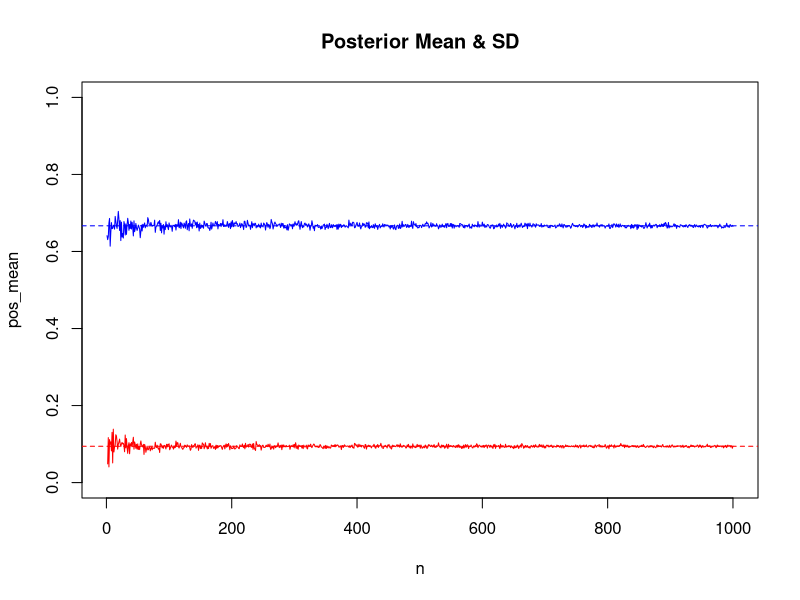
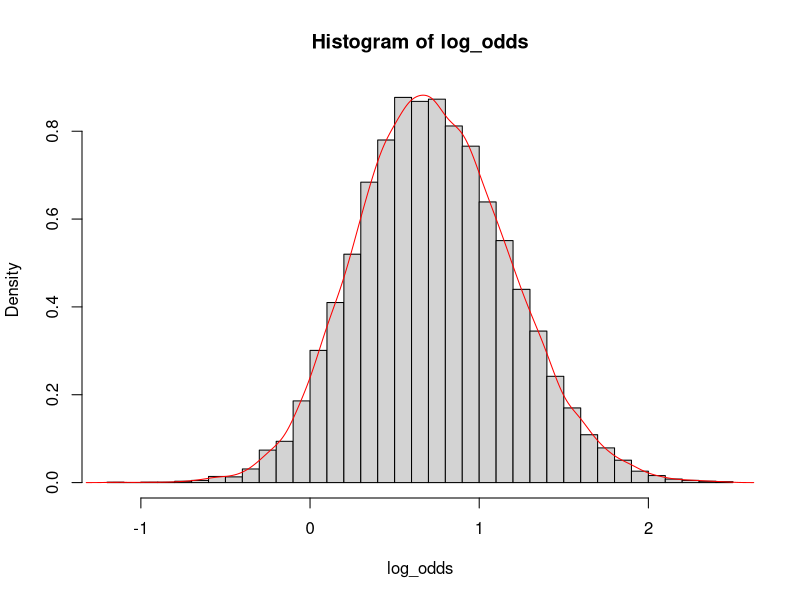
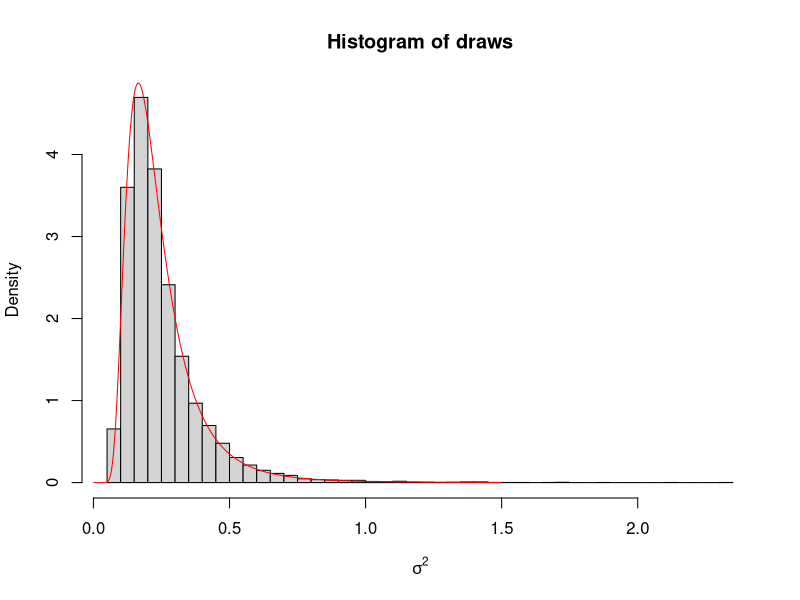
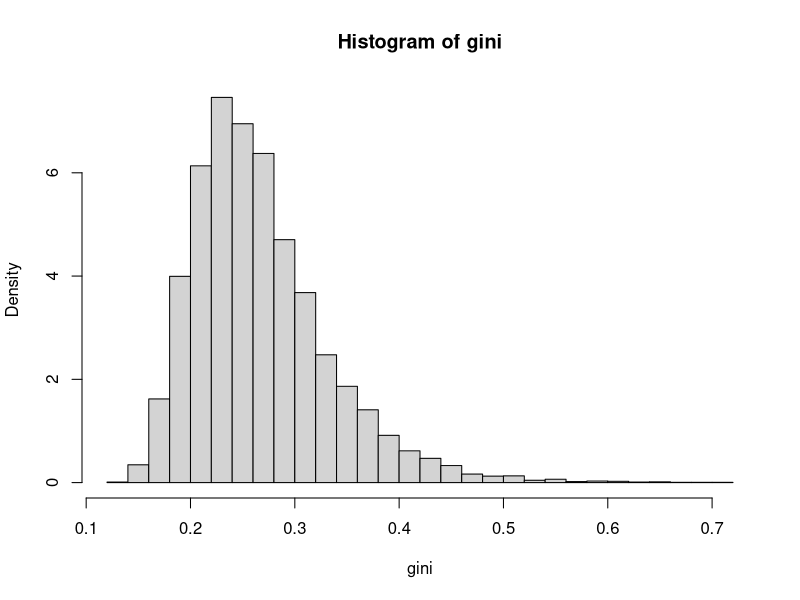
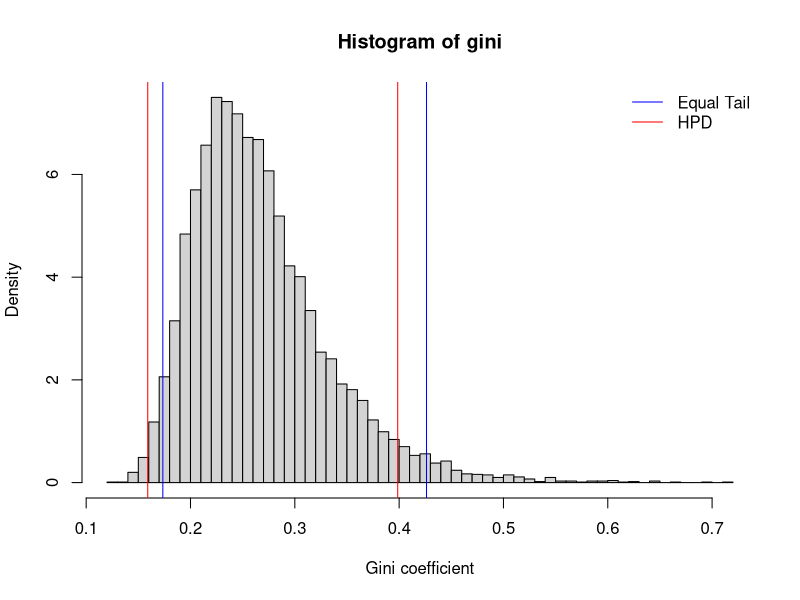
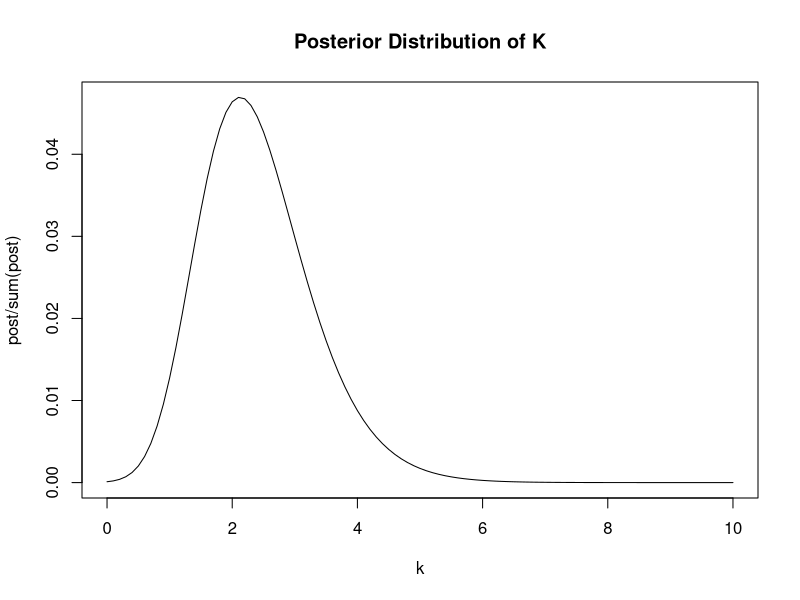

Here is the R script that generated these plots, in order:
###
### 1. Bernoulli
### 1(a)
a = 14+2
b = 20-14+2
ture_mean = a/(a+b)
# [1] 0.6666667
ture_var = a*b / ((a+b)^2*(a+b+1))
ture_sd = sqrt(ture_var)
# [1] 0.0942809

n = 1:1000
pos_mean = c()
pos_sd = c()
for(i in 1:1000){
  rand = rbeta(i, 16, 8)
  pos_mean[i] = mean(rand)
  pos_sd[i] = sd(rand)
}

plot(x=n, y=pos_mean, type="l", col="blue", ylim = c(0,1),
     main="Posterior Mean & SD")
lines(x=n, y=pos_sd, col="red")
abline(h = ture_mean, lty = 2, col="blue")
abline(h = ture_sd, lty = 2, col = "red")


### 1(b)
set.seed(1234)
# simulation (nDraws = 10000)
theta = rbeta(10000, 16, 8)
pr = mean(as.numeric(theta<0.4))
pr
# [1] 0.0038

# exact value
pbeta(0.4,16,8)
# [1] 0.003972681

### 1(c)
theta = rbeta(10000, 16, 8)
log_odds = log(theta/(1-theta))
hist(log_odds, probability = TRUE, breaks = 30)
lines(density(log_odds), col = "red")


### 2. Log-normal distribution and the Gini coefficient.
### 2(a)
draws = c()
for(i in 1:10000){
  y = c(14, 25, 45, 25, 30, 33, 19, 50, 34, 67)
  n = length(y)
  tao2 = sum((log(y)-3.5)^2) / n
  x = rchisq(1,df=n)
  draws[i] = n*tao2 / x

}
hist(draws, breaks = 50, probability = TRUE, 
     xlab = expression(sigma^2))

# Inverse chi-square posterior distribution
# library(LaplacesDemon)
# hist(rinvchisq(10000, df=10), breaks = 80)

# Theoretical Scaled inverse chi-squared distribution
ScaledInChisq <- function(x,df,tao2){
  (((tao2*df/2)^(df/2)) / (gamma(df/2))) * 
    ((exp(-(df*tao2)/(2*x))) / (x^(1+df/2)))
}
lines(x = seq(0,1.5,0.001),
      y = ScaledInChisq(x=seq(0,1.5,0.001),df = 10,
                        tao2 = tao2),col = "red",type = "l")

### 2(b)
x = sqrt(draws/2)
gini = 2*pnorm(x)-1 # phi function
hist(gini, breaks = 30, probability = TRUE)

### 2(c) 
# Approximate 95% credible interval
# CI = c(mean(gini)-1.96*sd(gini), mean(gini)+1.96*sd(gini))
# [1] 0.1432170 0.3898356

# 95% credible interval 
ci = quantile(gini, probs = c(0.025,0.975))
#  2.5%      97.5% 
#  0.1759851 0.4179913 

names(ci) <- NULL

#  95% Highest Posterior Density interval
HPDcalcCI <- function(x, CI = 0.95){
  densityData <- density(x)
  dens <- densityData$y/sum(densityData$y)
  x <- densityData$x
  while(sum(dens) > CI){
    idx_temp <- which.min(dens)
    dens <- dens[-idx_temp]
    x <- x[-idx_temp]
  }
  out <- c(min(x),max(x))
  return(out)
}

HPDcalcCI(gini)
# [1] 0.1615 0.3934

hist(gini,breaks = 50,xlab = "Gini coefficient",probability = TRUE)
abline(v = HPDcalcCI(gini), col = "red")
abline(v = ci, col = "blue")
legend("topright",legend = c("Equal Tail", "HPD"),
       col = c("blue","red"),lty = c(1,1),bty = "n")


### 3(a)
y = c(-2.44,2.14,2.54,1.83,2.02,2.33,-2.79,2.23,2.07,2.02)
mu = 2.39
#k = rexp(1,1)

posterior <- function(k){
  n = length(y)
  res = exp(sum(k*cos(y-mu))) / (besselI(k,nu=0))^n * exp(-k)
  return(res) 
}

k = seq(0,10,0.1)
post = sapply(k, posterior) 
# nomalize
plot(k, post/sum(post), type = "l", main="Posterior Distribution of K")

# 3b
k[which.max(post)]


